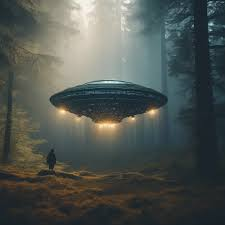
#> input picture LO4/Enhance Image/Rotate image/Cv2 library (rotate)/download.jpeg, 225 x 225 px
$ python 'Cv2 (rotate).py'
#> lines starting #> are read from the running program, lines starting #| are printed output that depends on the picture

import cv2
image = cv2.imread('download.jpeg')
#> image is the input picture: shape (225, 225, 3); mean B, G, R 80.6, 85.1, 79.1
cv2.imshow('Original', image)
rotated_image = cv2.rotate(image, cv2.ROTATE_90_CLOCKWISE)
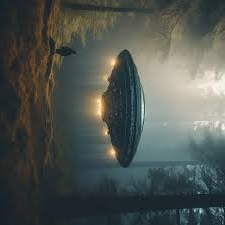
#> rotated_image: shape (225, 225, 3); mean B, G, R 80.6, 85.1, 79.1
cv2.imshow('Rotated', rotated_image)
cv2.waitKey(0)
